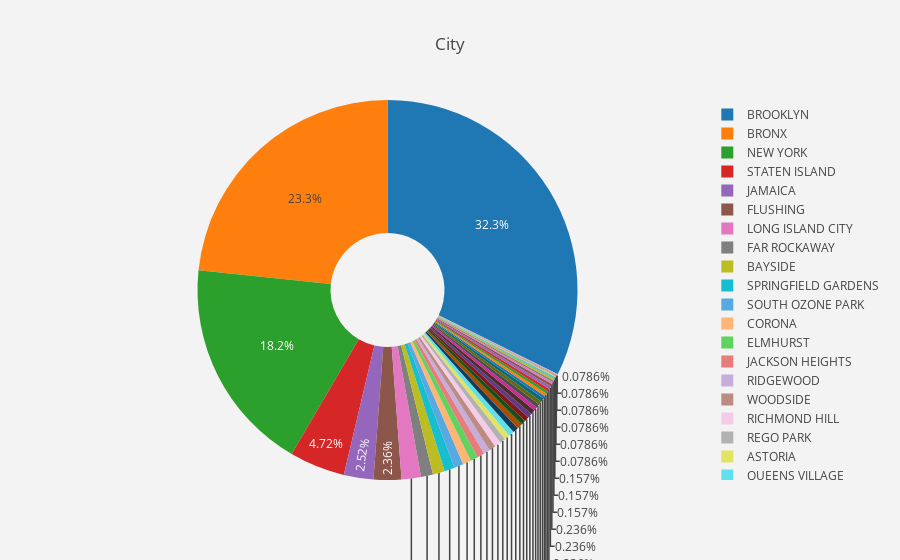

Notebook code cell kept with this figure:
### Markdown cell above
Well, According to the above charts, Most of the Schools are from Brooklyn(32.3%), followed by Bronx(23.3%), New York(18.2%), Staten Island(4.72%), Jamaica(2.52%)

### Code cell
school_city.plot('pie')

### Figure 1 — Plotly figure (JSON) as saved in the notebook; plotly's stock layout.template omitted (floating-point values rounded to 4 significant figures)
{"data": [{"hole": 0.3, "hoverinfo": "label+percent", "labels": ["ROOSEVELT ISLAND", "KEW GARDENS", "DOUGLASTON", "SOUTH RICHMOND HILL", "ROCKAWAY BEACH", "BROAD CHANNEL", "CAMBRIA HEIGHTS", "ARVERNE", "COLLEGE POINT", "FLORAL PARK", "WOODHAVEN", "MASPETH", "EAST ELMHURST", "HOWARD BEACH", "LITTLE NECK", "BELLEROSE", "ROSEDALE", "MIDDLE VILLAGE", "HOLLIS", "SAINT ALBANS", "ROCKAWAY PARK", "WHITESTONE", "GLENDALE", "REGO PARK", "ASTORIA", "QUEENS VILLAGE", "FOREST HILLS", "OZONE PARK", "RIDGEWOOD", "WOODSIDE", "RICHMOND HILL", "ELMHURST", "JACKSON HEIGHTS", "CORONA", "SOUTH OZONE PARK", "SPRINGFIELD GARDENS", "FAR ROCKAWAY", "BAYSIDE", "LONG ISLAND CITY", "FLUSHING", "JAMAICA", "STATEN ISLAND", "NEW YORK", "BRONX", "BROOKLYN"], "type": "pie", "values": [1, 1, 1, 1, 1, 1, 2, 2, 2, 3, 3, 3, 3, 3, 3, 4, 4, 4, 4, 5, 5, 5, 5, 6, 6, 6, 6, 6, 7, 7, 7, 8, 8, 9, 10, 11, 13, 13, 21, 30, 32, 60, 232, 297, 411]}], "layout": {"autosize": true, "paper_bgcolor": "rgb(243, 243, 243)", "plot_bgcolor": "rgb(243, 243, 243)", "title": "City"}}
